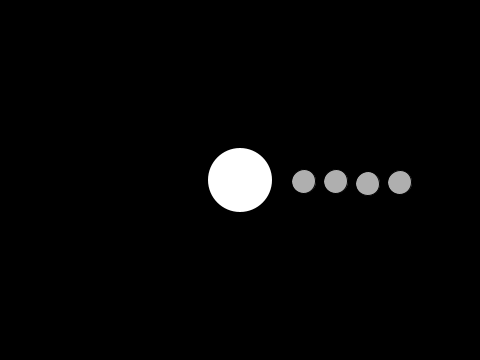
Frame 1 (no input)
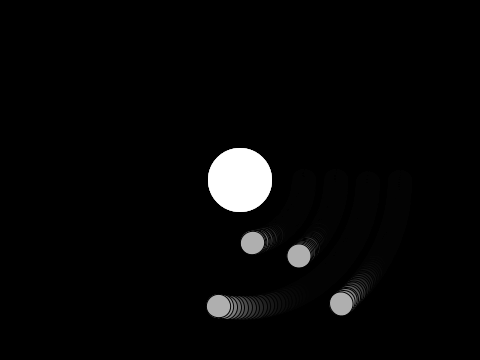
Frame 60 (the mouse pressed at the canvas centre just before this capture)
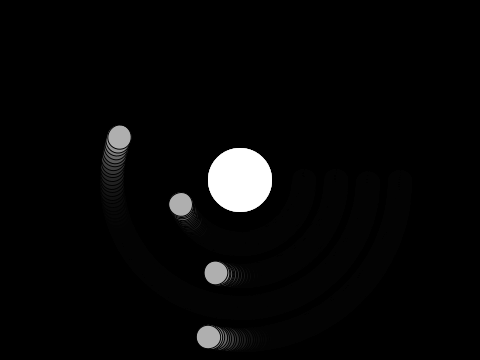
Frame 120 (the mouse held since frame 60 and released just before this capture)

The Processing sketch that drew these frames (run headless with seeded random() and noise(); from frame 60 on, the mouse is pressed at the canvas centre):

// Processing sketch: day07_solarsystem
// ── day07_solarsystem.pde
// Example 14-18: Object-oriented solar system
int num = 4;
float[] theta = new float[num];      // Rotation around sun
float[] diameter = new float [num];   // Size of planet
float[] distance = new float [num];   // Distance from sun
float[] orbitspeed = new float [num]; // Orbit speed

void setup() {
  size(480, 360);

  // The planet objects are initialized using the counter variable
  for (int i = 0; i < num; i++ ) {
    distance[i] = 64 + i*32;
    diameter[i] = 24;
    orbitspeed[i] = random(0.01, 0.03);
  }
  
  background(0);
  noStroke();
}

void draw() {
  fill(0, 40);
  rect(0, 0, width, height);
  // Drawing the Sun
  pushMatrix();
  translate(width/2, height/2);
  noStroke();
  fill(255);
  ellipse(0, 0, 64, 64);

  // Drawing all Planets
  for (int i = 0; i < num; i++ ) {
    update(i);
    display(i);
  }
  popMatrix();
}

void update(int index) {
  // Increment the angle to rotate
  theta[index] += orbitspeed[index];
}

void display(int index) {
  // Before rotation and translation, the state of the matrix is saved with pushMatrix().
  pushMatrix(); 
  // Rotate orbit
  rotate(theta[index]); 
  // Translate out distance
  translate(distance[index], 0); 
  stroke(0);
  fill(175);
  ellipse(0, 0, diameter[index], diameter[index]);
  // Once the planet is drawn, the matrix is restored with popMatrix() so that the next planet is not affected.
  popMatrix();
}
